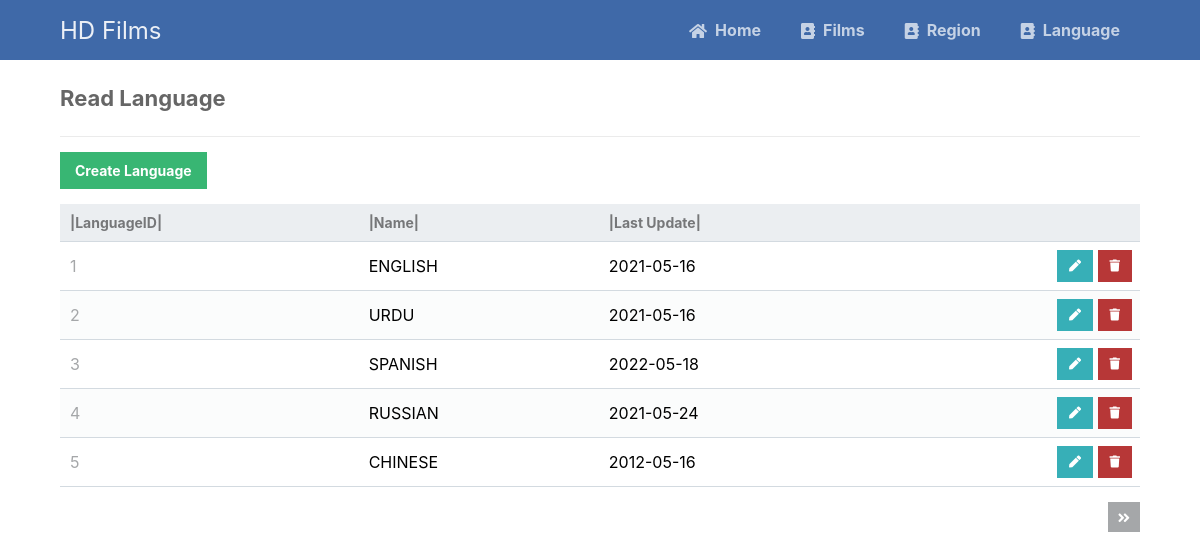
The page /phpcrud/readL.php on the database its author committed.
### tables this page shows
CREATE TABLE Language (
	LanguageID INTEGER NOT NULL,
	Name varchar(20) NOT NULL,
	Last_Update date NOT NULL,
	CONSTRAINT Language_PK PRIMARY KEY (LanguageID)		 
);

### phpcrud/readL.php (the view, shortened to what this page needs)
<?php
include 'functions.php';
$pdo = pdo_connect_mysql();
$page = isset($_GET['page']) && is_numeric($_GET['page']) ? (int)$_GET['page'] : 1;
$records_per_page = 5;
$stmt = $pdo->prepare('SELECT * FROM Language ORDER BY LanguageID LIMIT :current_page, :record_per_page');
$stmt->bindValue(':current_page', ($page-1)*$records_per_page, PDO::PARAM_INT);
$stmt->bindValue(':record_per_page', $records_per_page, PDO::PARAM_INT);
$stmt->execute();
$Language = $stmt->fetchAll(PDO::FETCH_ASSOC);
$num_Language = $pdo->query('SELECT COUNT(*) FROM Language')->fetchColumn();
?>
<?=template_header('Read')?>
<div class="content read">
	<h2>Read Language</h2>
	<a href="createL.php" class="create-films">Create Language</a>
	<table>
        <thead>
            <tr>
                <td>|LanguageID|</td>
                <td>|Name|</td>
                <td>|Last Update|</td>
                <td></td>
            </tr>
        </thead>
        <tbody>
            <?php foreach ($Language as $Languages): ?>
            <tr>
                <td><?=$Languages['LanguageID']?></td>
                <td><?=$Languages['Name']?></td>
                <td><?=$Languages['Last_Update']?></td>
                <td class="actions">
                    <a href="updateL.php?LanguageID=<?=$Languages['LanguageID']?>" class="edit"><i class="fas fa-pen fa-xs"></i></a>
                    <a href="deleteL.php?LanguageID=<?=$Languages['LanguageID']?>" class="trash"><i class="fas fa-trash fa-xs"></i></a>
                </td>
            </tr>
            <?php endforeach; ?>
        </tbody>
    </table>
	<div class="pagination">
		<?php if ($page*$records_per_page < $num_Language): ?>
		<a href="readL.php?page=<?=$page+1?>"><i class="fas fa-angle-double-right fa-sm"></i></a>
		<?php endif; ?>
	</div>
</div>
<?=template_footer()?>

### phpcrud/style.css (style rules this page uses)
* { box-sizing: border-box; font-family: -apple-system, BlinkMacSystemFont, 'segoe ui', roboto, oxygen, ubuntu, cantarell, 'fira sans', 'droid sans', 'helvetica neue', Arial, sans-serif; font-size: 16px; -webkit-font-smoothing: antialiased; -moz-osx-font-smoothing: grayscale; }
body { background-color: #ffffff; margin: 0; }
.content { width: 90vw; margin: 0 auto; }
.content h2 { margin: 0; padding: 25px 0; font-size: 22px; border-bottom: 1px solid #ebebeb; color: #666666; }
.create-films { display: inline-block; text-decoration: none; background-color: #38b673; font-weight: bold; font-size: 14px; color: #ffffff; padding: 10px 15px; margin: 15px 0; }
.read .pagination { display: flex; justify-content: flex-end; }
.read .pagination a { display: inline-block; text-decoration: none; background-color: #a5a7a9; font-weight: bold; color: #ffffff; padding: 5px 10px; margin: 15px 0 15px 5px; }
.read table { width: 100%; padding-top: 30px; border-collapse: collapse; }
.read table thead { background-color: #ebeef1; border-bottom: 1px solid #d3dae0; }
.read table thead td { padding: 10px; font-weight: bold; color: #767779; font-size: 14px; }
.read table tbody tr { border-bottom: 1px solid #d3dae0; }
.read table tbody tr:nth-child(even) { background-color: #fbfcfc; }
.read table tbody tr td { padding: 10px; }
.read table tbody tr td:nth-child(1) { color: #a5a7a9; }
.read table tbody tr td.actions { padding: 8px; text-align: right; }
.read table tbody tr td.actions .edit, .read table tbody tr td.actions .trash { display: inline-flex; text-align: right; text-decoration: none; color: #ffffff; padding: 10px 12px; }
.read table tbody tr td.actions .trash { background-color: #b73737; }
.read table tbody tr td.actions .edit { background-color: #37afb7; }

### rows shown on the page
language: LanguageID "1", Name "ENGLISH", Last_Update "2021-05-16"
language: LanguageID "2", Name "URDU", Last_Update "2021-05-16"
language: LanguageID "3", Name "SPANISH", Last_Update "2022-05-18"
language: LanguageID "4", Name "RUSSIAN", Last_Update "2021-05-24"
language: LanguageID "5", Name "CHINESE", Last_Update "2012-05-16"
